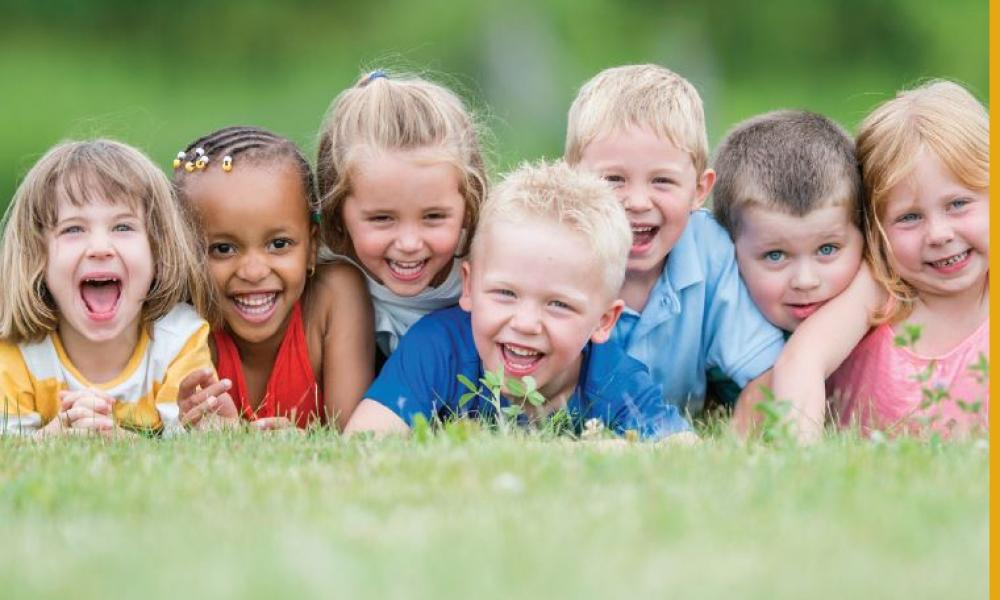
#> input picture Ai and Deep Learning/Face_recognition/ppl.jpg, 1000 x 600 px
$ jupyter execute 'project .ipynb'
#> lines starting #> are read from the running program, lines starting #| are printed output that depends on the picture; after the words box and inside, x2 and y2 are one past the last pixel; in counts of white or black regions, pixels touching at a corner belong together
[cell 1]
import cv2, glob

[cell 2]
gimage=glob.glob('ppl.jpg')

[cell 3]
detect=cv2.CascadeClassifier('haarcascade_frontalface_default.xml')

[cell 4]
for timage in gimage:
    image=cv2.imread(timage)
#> image is the input picture: shape (600, 1000, 3); mean B, G, R 134, 163.6, 163.5
    grayimg=cv2.cvtColor(image, cv2.COLOR_BGR2GRAY)
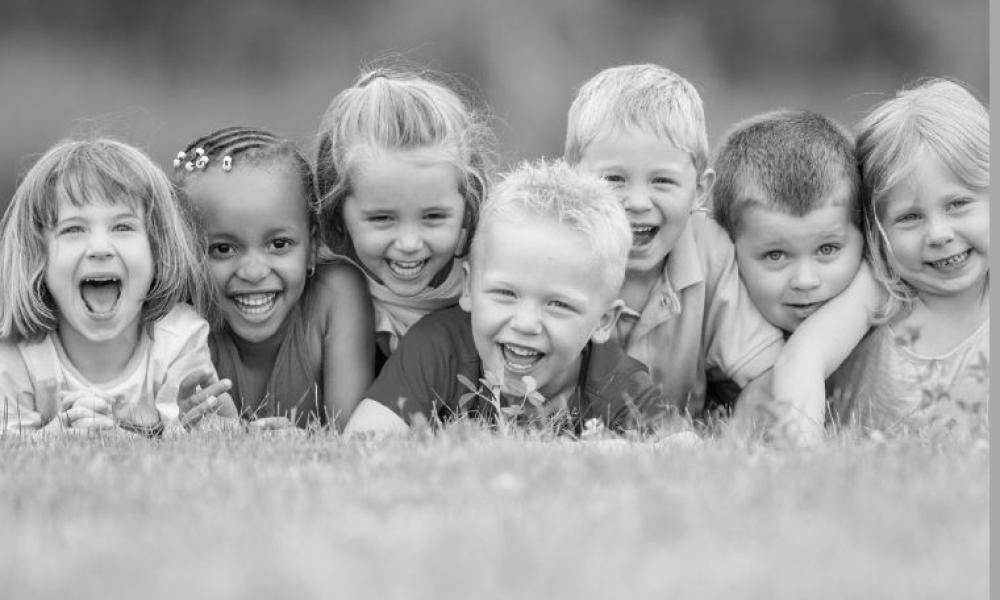
#> grayimg: shape (600, 1000); min 1, max 254, mean 160.2
    face=detect.detectMultiScale(grayimg, 1.25, 3)
#> face = [[586, 135, 120, 120], [870, 165, 126, 126], [343, 171, 126, 126], [33, 178, 136, 136], [180, 189, 147, 147], [735, 203, 135, 135], [459, 247, 143, 143]]
    for (x,y,w,h) in face:
        cv2.rectangle(image, (x,y), (x+w, y+h), (0,255,0), 2)
#> this loop made 7 passes
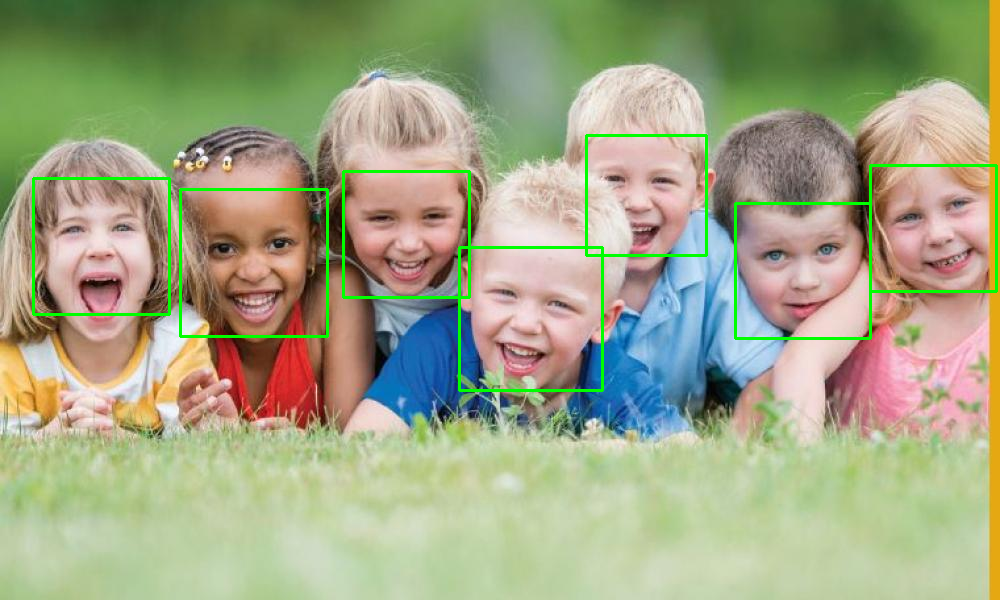
#> image: shape (600, 1000, 3); 1.81% of pixels changed, all inside (x1, y1, x2, y2) = (32, 134, 998, 392)
    cv2.imshow('Detect Images', image)
    cv2.waitKey(2000)
    cv2.destroyAllWindows()
